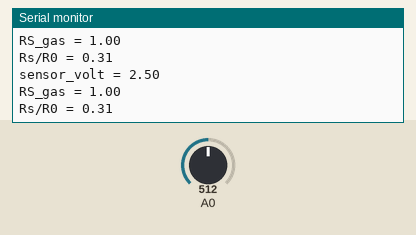
This sketch was run on a simulated Arduino Uno, built with avr-gcc and run on an emulated ATmega328P. On the bench: the last lines printed to the serial monitor. Inputs (shaded band) come from the test bench; at power-on: A0 = 512.

Above: at 1.8 s.
1.9 s: A0 set to 0
At 2.5 s:
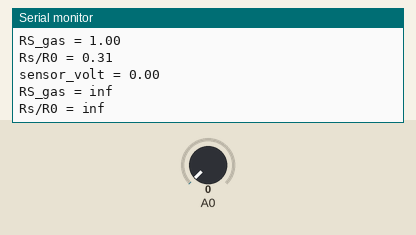
3.5 s: A0 set to 122
At 4.8 s:
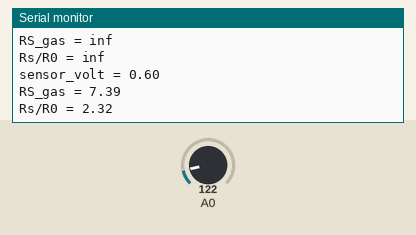
Timing chart, 0 to 6.5 s (numbered marks = the images above; inputs shaded):
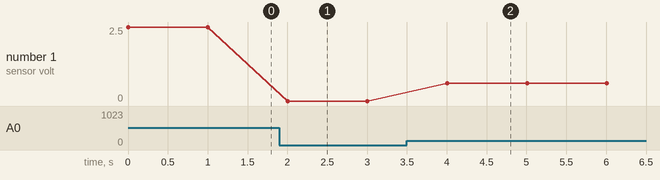

The sketch:

MQ2-gasCode.ino
```cpp
void setup() {
    Serial.begin(9600);
}

void loop() {

    float sensor_volt;
    float RS_gas; // Get value of RS in a GAS
    float ratio; // Get ratio RS_GAS/RS_air
    int sensorValue = analogRead(A0);
    sensor_volt=(float)sensorValue/1024*5.0;
    RS_gas = (5.0-sensor_volt)/sensor_volt; // omit *RL

          /*-Replace the name "R0" with the value of R0 in the demo of First Test -*/
    ratio = RS_gas/3.19;  // ratio = RS/R0
          /*-----------------------------------------------------------------------*/

    Serial.print("sensor_volt = ");
    Serial.println(sensor_volt);

    Serial.print("RS_gas = ");
    Serial.println(RS_gas);

    Serial.print("Rs/R0 = ");
    Serial.println(ratio);

    Serial.print("\n");

    delay(1000);

}
```

Measured:
- after the input at 1.9 s, the serial monitor: prints a new line after 0.10 s (image 1)
- after the input at 3.5 s, the serial monitor: prints a new line after 0.51 s (image 2)
- plotted number 1: 0 → 0.6 after the input at 3.5 s
